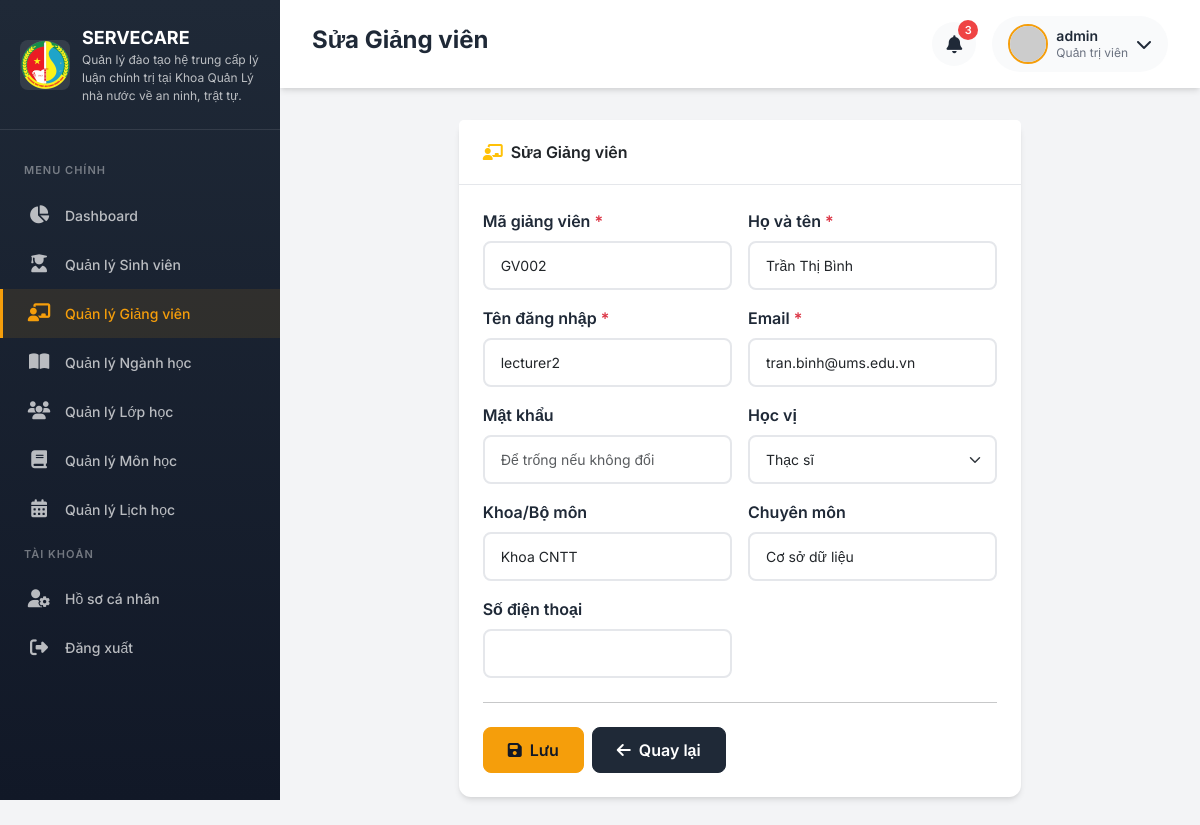
/admin/lecturers/edit/2 (signed in), run on the app's committed database.
### app/models.py (models this page shows, shortened)
class User(UserMixin, db.Model):
    __tablename__ = 'users'
    id = db.Column(db.Integer, primary_key=True)
    username = db.Column(db.String(64), unique=True, nullable=False, index=True)
    email = db.Column(db.String(120), unique=True, nullable=False, index=True)
    password_hash = db.Column(db.String(256), nullable=False)
    role = db.Column(db.String(20), nullable=False, default='student')  # admin, lecturer, student
    avatar = db.Column(db.String(200), default='default_avatar.png')
    is_active = db.Column(db.Boolean, default=True)
    created_at = db.Column(db.DateTime, default=datetime.utcnow)
    updated_at = db.Column(db.DateTime, default=datetime.utcnow, onupdate=datetime.utcnow)
    student = db.relationship('Student', backref='user', uselist=False, lazy=True)
    lecturer = db.relationship('Lecturer', backref='user', uselist=False, lazy=True)
    def is_admin(self):
        return self.role == 'admin'
    def get_display_name(self):
        if self.role == 'student' and self.student:
            return self.student.full_name
        elif self.role == 'lecturer' and self.lecturer:
            return self.lecturer.full_name
        return self.username

class Lecturer(db.Model):
    __tablename__ = 'lecturers'
    id = db.Column(db.Integer, primary_key=True)
    user_id = db.Column(db.Integer, db.ForeignKey('users.id'), nullable=False)
    lecturer_code = db.Column(db.String(20), unique=True, nullable=False)
    full_name = db.Column(db.String(100), nullable=False)
    department = db.Column(db.String(100))  # Khoa/Bộ môn
    expertise = db.Column(db.String(200))   # Chuyên môn
    phone = db.Column(db.String(15))
    degree = db.Column(db.String(50))  # Học vị: ThS, TS, PGS, GS
    created_at = db.Column(db.DateTime, default=datetime.utcnow)
    advised_classes = db.relationship('Classroom', backref='advisor', lazy='dynamic',
                                       foreign_keys='Classroom.advisor_id')
    schedules = db.relationship('Schedule', backref='lecturer', lazy='dynamic')
    materials = db.relationship('Material', backref='uploader', lazy='dynamic')
    evaluations = db.relationship('Evaluation', backref='lecturer', lazy='dynamic')

### app/routes/admin.py (the view, shortened to what this page needs)
@admin_bp.route('/lecturers/edit/<int:id>', methods=['GET', 'POST'])
@login_required
@admin_required
def edit_lecturer(id):
    lecturer = Lecturer.query.get_or_404(id)
    form = LecturerForm(obj=lecturer)
    if request.method == 'GET':
        form.username.data = lecturer.user.username
        form.email.data = lecturer.user.email
    return render_template('admin/lecturers/form.html', form=form, title='Sửa Giảng viên', lecturer=lecturer)

### app/routes/admin.py
class LecturerForm(FlaskForm):
    lecturer_code = StringField('Mã giảng viên', validators=[DataRequired(), Length(max=20)])
    full_name = StringField('Họ và tên', validators=[DataRequired(), Length(max=100)])
    email = StringField('Email', validators=[DataRequired(), Email()])
    username = StringField('Tên đăng nhập', validators=[DataRequired(), Length(min=3, max=64)])
    password = PasswordField('Mật khẩu', validators=[Optional(), Length(min=6)])
    department = StringField('Khoa/Bộ môn', validators=[Optional(), Length(max=100)])
    expertise = StringField('Chuyên môn', validators=[Optional(), Length(max=200)])
    degree = SelectField('Học vị', choices=[
        ('CN', 'Cử nhân'), ('ThS', 'Thạc sĩ'), ('TS', 'Tiến sĩ'),
        ('PGS', 'Phó Giáo sư'), ('GS', 'Giáo sư')
    ])
    phone = StringField('Số điện thoại', validators=[Optional(), Length(max=15)])

### app/models.py (called while the page is built)
@login_manager.user_loader
def load_user(user_id):
    return User.query.get(int(user_id))

### app/routes/auth.py (called while the page is built)
def admin_required(f):
    @wraps(f)
    def decorated_function(*args, **kwargs):
        if not current_user.is_authenticated or not current_user.is_admin():
            flash('Bạn không có quyền truy cập trang này!', 'danger')
            return redirect(url_for('main.index'))
        return f(*args, **kwargs)
    return decorated_function

### app/templates/admin/lecturers/form.html (shortened to what this page needs)
{% extends "base.html" %}
{% block page_title %}{{ title }}{% endblock %}
{% block content %}
<div class="row justify-content-center">
    <div class="col-lg-8">
        <div class="card fade-in">
            <div class="card-header">
                <i class="fas fa-chalkboard-teacher me-2 text-warning"></i>{{ title }}
            </div>
            <div class="card-body">
                <form method="POST">
                    <div class="row g-3">
                        <div class="col-md-6">
                            <label class="form-label">Mã giảng viên <span class="text-danger">*</span></label>
                            {{ form.lecturer_code(class="form-control", placeholder="VD: GV001") }}
                        </div>
                        <div class="col-md-6">
                            <label class="form-label">Họ và tên <span class="text-danger">*</span></label>
                            {{ form.full_name(class="form-control") }}
                        </div>
                        <div class="col-md-6">
                            <label class="form-label">Tên đăng nhập <span class="text-danger">*</span></label>
                            {{ form.username(class="form-control", readonly=lecturer is defined) }}
                        </div>
                        <div class="col-md-6">
                            <label class="form-label">Email <span class="text-danger">*</span></label>
                            {{ form.email(class="form-control") }}
                        </div>
                        <div class="col-md-6">
                            <label class="form-label">Mật khẩu</label>
                            {{ form.password(class="form-control", placeholder="Để trống nếu không đổi" if lecturer else "Nhập mật khẩu") }}
                        </div>
                        <div class="col-md-6">
                            <label class="form-label">Học vị</label>
                            {{ form.degree(class="form-select") }}
                        </div>
                        <div class="col-md-6">
                            <label class="form-label">Khoa/Bộ môn</label>
                            {{ form.department(class="form-control") }}
                        </div>
                        <div class="col-md-6">
                            <label class="form-label">Chuyên môn</label>
                            {{ form.expertise(class="form-control") }}
                        </div>
                        <div class="col-md-6">
                            <label class="form-label">Số điện thoại</label>
                            {{ form.phone(class="form-control") }}
                        </div>
                    </div>
                    <hr class="my-4">
                    <div class="d-flex gap-2">
                        <button type="submit" class="btn btn-primary"><i class="fas fa-save me-2"></i>Lưu</button>
                        <a href="{{ url_for('admin.lecturers') }}" class="btn btn-secondary"><i class="fas fa-arrow-left me-2"></i>Quay lại</a>
                    </div>
                </form>
            </div>
        </div>
    </div>
</div>
{% endblock %}

### app/templates/base.html (shortened to what this page needs)
<!DOCTYPE html>
<html lang="vi">
<head>
    <link href="https://cdn.jsdelivr.net/npm/bootstrap@5.3.2/dist/css/bootstrap.min.css" rel="stylesheet">
    <link href="https://cdnjs.cloudflare.com/ajax/libs/font-awesome/6.5.1/css/all.min.css" rel="stylesheet">
</head>
<body>
    {% if current_user.is_authenticated %}
    <aside class="sidebar">
        <div class="sidebar-header">
            <a href="{{ url_for('main.index') }}" class="sidebar-brand">
                <img src="{{ url_for('static', filename='images/logo.png') }}" alt="Logo" class="sidebar-logo">
                <div class="sidebar-brand-text">
                    {{ app_short_name }}
                    <small>Quản lý đào tạo hệ trung cấp lý luận chính trị tại Khoa Quản Lý nhà nước về an ninh, trật tự.
</small>
                </div>
            </a>
        </div>
        <nav class="sidebar-menu">
            <div class="menu-label">Menu chính</div>
            {% if current_user.is_admin() %}
            <a href="{{ url_for('admin.dashboard') }}" class="menu-item {% if request.endpoint == 'admin.dashboard' %}active{% endif %}">
                <i class="fas fa-chart-pie"></i>
                <span>Dashboard</span>
            </a>
            <a href="{{ url_for('admin.students') }}" class="menu-item {% if 'student' in request.endpoint %}active{% endif %}">
                <i class="fas fa-user-graduate"></i>
                <span>Quản lý Sinh viên</span>
            </a>
            <a href="{{ url_for('admin.lecturers') }}" class="menu-item {% if 'lecturer' in request.endpoint %}active{% endif %}">
                <i class="fas fa-chalkboard-teacher"></i>
                <span>Quản lý Giảng viên</span>
            </a>
            <a href="{{ url_for('admin.majors') }}" class="menu-item {% if 'major' in request.endpoint %}active{% endif %}">
                <i class="fas fa-book-open"></i>
                <span>Quản lý Ngành học</span>
            </a>
            <a href="{{ url_for('admin.classrooms') }}" class="menu-item {% if 'classroom' in request.endpoint %}active{% endif %}">
                <i class="fas fa-users"></i>
                <span>Quản lý Lớp học</span>
            </a>
            <a href="{{ url_for('admin.subjects') }}" class="menu-item {% if 'subject' in request.endpoint %}active{% endif %}">
                <i class="fas fa-book"></i>
                <span>Quản lý Môn học</span>
            </a>
            <a href="{{ url_for('admin.schedules') }}" class="menu-item {% if 'schedule' in request.endpoint %}active{% endif %}">
                <i class="fas fa-calendar-alt"></i>
                <span>Quản lý Lịch học</span>
            </a>
            {% endif %}
            <div class="menu-label">Tài khoản</div>
            <a href="{{ url_for('auth.profile') }}" class="menu-item">
                <i class="fas fa-user-cog"></i>
                <span>Hồ sơ cá nhân</span>
            </a>
            <a href="{{ url_for('auth.logout') }}" class="menu-item">
                <i class="fas fa-sign-out-alt"></i>
                <span>Đăng xuất</span>
            </a>
        </nav>
    </aside>
    <main class="main-content">
        <header class="top-navbar">
            <h1 class="page-title">{% block page_title %}Dashboard{% endblock %}</h1>
            <div class="navbar-actions">
                <button class="notification-btn">
                    <i class="fas fa-bell"></i>
                    <span class="notification-badge">3</span>
                </button>
                <div class="user-dropdown dropdown">
                    <div class="d-flex align-items-center" data-bs-toggle="dropdown">
                        <img src="{{ url_for('static', filename='uploads/avatars/' ~ (current_user.avatar or 'default_avatar.png')) }}"
                             alt="Avatar" class="user-avatar"
                             onerror="this.src='https://ui-avatars.com/api/?name={{ current_user.get_display_name() }}&background=F59E0B&color=1F2937'">
                        <div class="user-info ms-2">
                            <div class="user-name">{{ current_user.get_display_name() }}</div>
                            <div class="user-role">
                                {% if current_user.is_admin() %}Quản trị viên
                                {% elif current_user.is_lecturer() %}Giảng viên
                                {% else %}Sinh viên{% endif %}
                            </div>
                        </div>
                        <i class="fas fa-chevron-down ms-2"></i>
                    </div>
                </div>
            </div>
        </header>
        <div class="page-content">
            {% block content %}{% endblock %}
        </div>
    </main>
    {% else %}
    {% block auth_content %}{% endblock %}
    {% endif %}
</body>
</html>

### app/templates/base.html (style rules this page uses)
:root { --primary: #F59E0B; --primary-dark: #D97706; --primary-light: #FCD34D; --secondary: #1F2937; --secondary-light: #374151; --dark: #111827; --light: #F9FAFB; --success: #10B981; --danger: #EF4444; --warning: #F59E0B; --info: #3B82F6; --border-radius: 12px; --shadow: 0 4px 6px -1px rgba(0, 0, 0, 0.1), 0 2px 4px -1px rgba(0, 0, 0, 0.06); --shadow-lg: 0 10px 15px -3px rgba(0, 0, 0, 0.1), 0 4px 6px -2px rgba(0, 0, 0, 0.05); }
* { margin: 0; padding: 0; box-sizing: border-box; }
body { font-family: 'Inter', sans-serif; background-color: #F3F4F6; color: var(--secondary); min-height: 100vh; }
.sidebar { position: fixed; top: 0; left: 0; width: 280px; height: 100vh; background: linear-gradient(180deg, var(--secondary) 0%, var(--dark) 100%); color: white; z-index: 1000; transition: all 0.3s ease; overflow-y: auto; }
.sidebar-header { padding: 24px 20px; border-bottom: 1px solid rgba(255, 255, 255, 0.1); }
.sidebar-brand { display: flex; align-items: center; gap: 12px; text-decoration: none; color: white; }
.sidebar-logo { width: 50px; height: 50px; object-fit: contain; border-radius: 8px; }
.sidebar-brand-text { font-size: 18px; font-weight: 700; }
.sidebar-brand-text small { font-size: 12px; font-weight: 400; opacity: 0.7; display: block; }
.sidebar-menu { padding: 20px 0; }
.menu-label { padding: 12px 24px; font-size: 11px; font-weight: 600; text-transform: uppercase; letter-spacing: 1px; color: rgba(255, 255, 255, 0.4); }
.menu-item { display: flex; align-items: center; padding: 14px 24px; color: rgba(255, 255, 255, 0.7); text-decoration: none; transition: all 0.2s ease; border-left: 3px solid transparent; gap: 14px; }
.menu-item.active { background: rgba(245, 158, 11, 0.1); color: var(--primary); border-left-color: var(--primary); }
.menu-item i { font-size: 18px; width: 24px; text-align: center; }
.menu-item span { font-size: 14px; font-weight: 500; }
.main-content { margin-left: 280px; min-height: 100vh; transition: all 0.3s ease; }
.top-navbar { background: white; padding: 16px 32px; display: flex; justify-content: space-between; align-items: center; box-shadow: var(--shadow); position: sticky; top: 0; z-index: 100; }
.page-title { font-size: 24px; font-weight: 700; color: var(--secondary); }
.navbar-actions { display: flex; align-items: center; gap: 16px; }
.notification-btn { width: 44px; height: 44px; border-radius: 50%; border: none; background: var(--light); color: var(--secondary); font-size: 18px; cursor: pointer; position: relative; transition: all 0.2s ease; }
.notification-badge { position: absolute; top: -2px; right: -2px; width: 20px; height: 20px; background: var(--danger); color: white; font-size: 11px; font-weight: 600; border-radius: 50%; display: flex; align-items: center; justify-content: center; }
.user-dropdown { display: flex; align-items: center; gap: 12px; padding: 8px 16px; background: var(--light); border-radius: 50px; cursor: pointer; transition: all 0.2s ease; }
.user-avatar { width: 40px; height: 40px; border-radius: 50%; object-fit: cover; border: 2px solid var(--primary); }
.user-info { line-height: 1.3; }
.user-name { font-size: 14px; font-weight: 600; color: var(--secondary); }
.user-role { font-size: 12px; color: #6B7280; }
.page-content { padding: 32px; }
.card { border: none; border-radius: var(--border-radius); box-shadow: var(--shadow); transition: all 0.3s ease; }
.card-header { background: white; border-bottom: 1px solid #E5E7EB; padding: 20px 24px; font-weight: 600; }
.card-body { padding: 24px; }
.btn-primary { background: var(--primary); border-color: var(--primary); color: var(--dark); font-weight: 600; padding: 10px 24px; border-radius: 8px; transition: all 0.2s ease; }
.btn-secondary { background: var(--secondary); border-color: var(--secondary); color: white; font-weight: 600; padding: 10px 24px; border-radius: 8px; }
.form-control, .form-select { border: 2px solid #E5E7EB; border-radius: 8px; padding: 12px 16px; font-size: 14px; transition: all 0.2s ease; }
.form-label { font-weight: 600; color: var(--secondary); margin-bottom: 8px; }
.fade-in { animation: fadeIn 0.3s ease forwards; }

### data on the page
User: get_display_name "admin"
Lecturer: lecturer_code "GV002", full_name "Trần Thị Bình", degree "Thạc sĩ", department "Khoa CNTT", expertise "Cơ sở dữ liệu"
User: username "lecturer2", email "tran.binh@ums.edu.vn"

### other printed values
{{ app_short_name }} "SERVECARE"
{{ title }} "Sửa Giảng viên"
